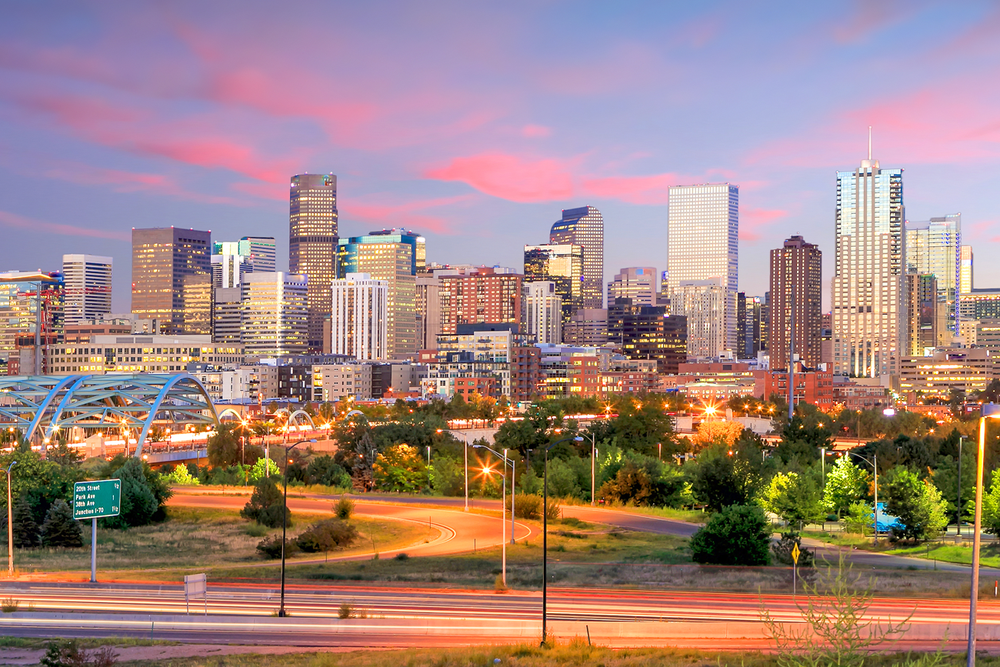
#> input picture denver 2.png, 1000 x 667 px, shrunk from 1300 x 867 before the run
$ python image2svg.py 'denver 2.png' out.png
#> lines starting #> are read from the running program, lines starting #| are printed output that depends on the picture; after the words box and inside, x2 and y2 are one past the last pixel; in counts of white or black regions, pixels touching at a corner belong together
import cv2
import svgwrite
import numpy as np
import sys
import os

def convert_jpeg_to_svg(input_path, output_path):
    # Load and preprocess the image
#> called with input_path = 'denver 2.png', output_path = 'out.png'
    img = cv2.imread(input_path)
#> img is the input picture: shape (667, 1000, 3); mean B, G, R 128.8, 132.6, 161.1
    if img is None:
        print(f"Could not open file: {input_path}")
        return

    gray = cv2.cvtColor(img, cv2.COLOR_BGR2GRAY)
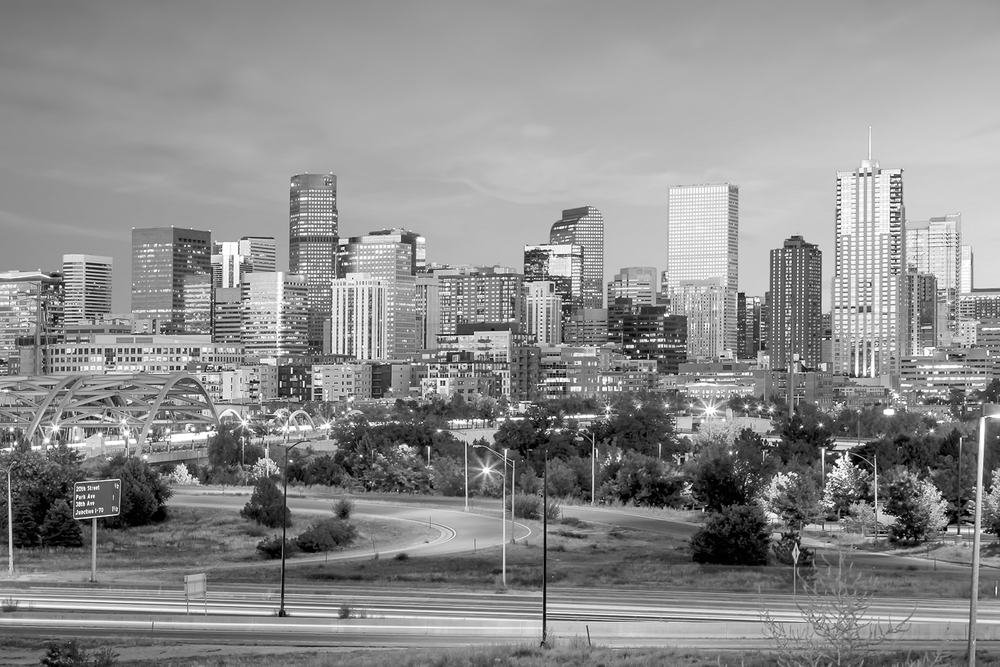
#> gray: shape (667, 1000); min 0, max 255, mean 140.7
    thresh = cv2.adaptiveThreshold(gray, 255, cv2.ADAPTIVE_THRESH_GAUSSIAN_C, cv2.THRESH_BINARY_INV, 11, 2)
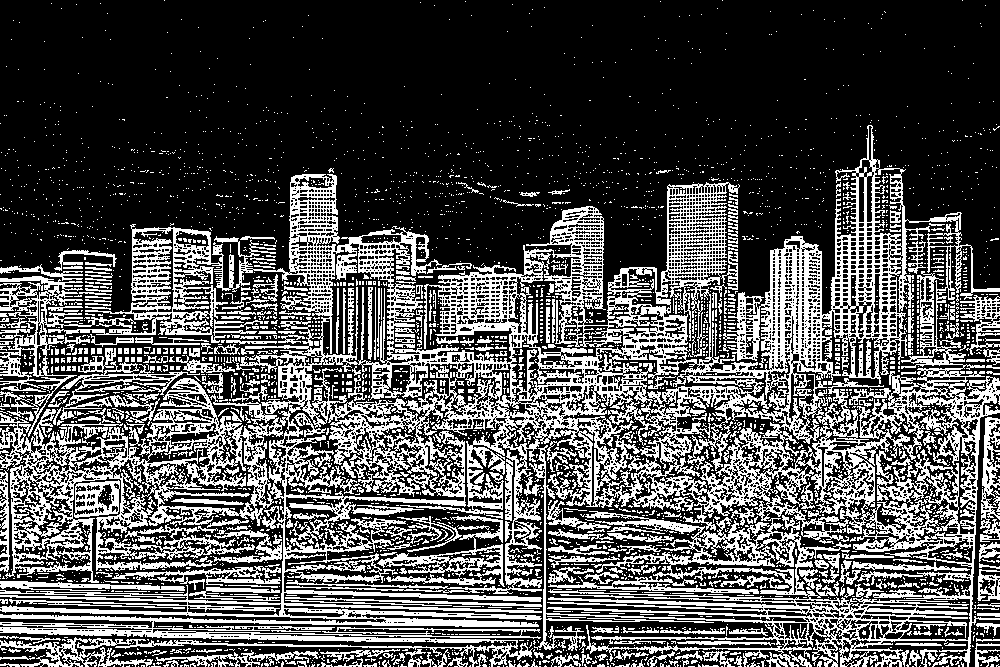
#> thresh: shape (667, 1000); 31.9% white in thin lines or dots

    # Find contours
    contours, _ = cv2.findContours(thresh, cv2.RETR_EXTERNAL, cv2.CHAIN_APPROX_SIMPLE)
#> contours = 2872 contours, 2691 with area under 20; largest, box (x1, y1, x2, y2) and area: (0, 125, 1000, 667) 246036, (377, 515, 505, 587) 2412, (61, 357, 200, 407) 1800, (74, 480, 120, 518) 1414, (112, 566, 281, 590) 1110

    # Create SVG
    dwg = svgwrite.Drawing(output_path, profile='tiny')

    for contour in contours:
        points = [(int(pt[0][0]), int(pt[0][1])) for pt in contour]
        if points:
            dwg.add(dwg.polygon(points=points, fill='black'))
    dwg.save()
    print(f"SVG saved to {output_path}")

if __name__ == "__main__":
    if len(sys.argv) < 2:
        print("Usage: python convert.py <input.jpg> [output.svg]")
    else:
        input_file = sys.argv[1]
        output_file = sys.argv[2] if len(sys.argv) > 2 else os.path.splitext(input_file)[0] + '.svg'
        convert_jpeg_to_svg(input_file, output_file)
#> (the call stopped at in convert_jpeg_to_svg, `dwg = svgwrite.Drawing(output_path, profile='tiny')`: svgwrite is not available in this run)
